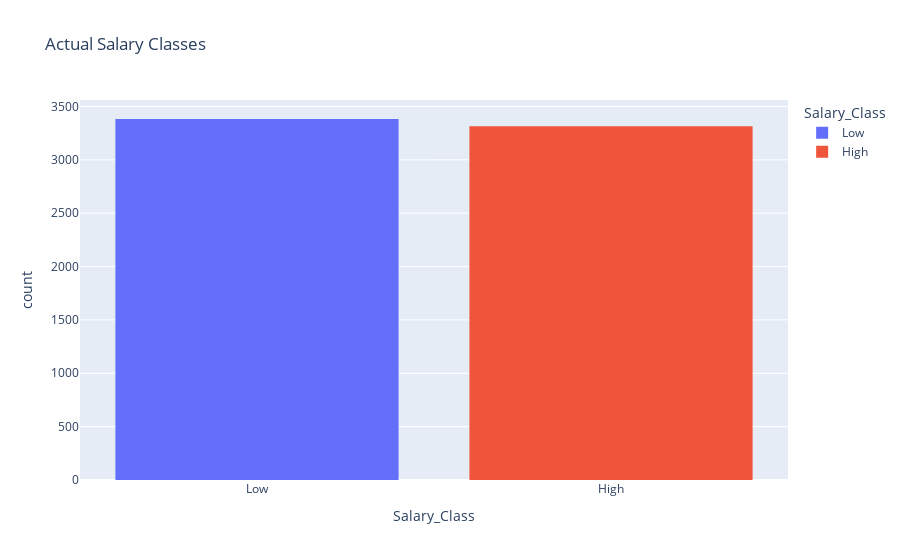

The notebook cell this image was saved under:
### Code cell
# Bar plot comparing actual and predicted salary classes for the classification models
fig_cls = px.histogram(data_encoded, x="Salary_Class", color="Salary_Class", title="Actual Salary Classes")
fig_cls.show()

### Figure 1 — Plotly figure (JSON) as saved in the notebook; plotly's stock layout.template omitted (floating-point values rounded to 4 significant figures; data arrays with more than 128 entries replaced by an {"elided": "..."} marker saying what was removed)
{"data": [{"alignmentgroup": "True", "bingroup": "x", "hovertemplate": "Salary_Class=%{x}<br>count=%{y}<extra></extra>", "legendgroup": "Low", "marker": {"color": "#636efa", "pattern": {"shape": ""}}, "name": "Low", "offsetgroup": "Low", "orientation": "v", "showlegend": true, "type": "histogram", "x": {"elided": "3383 str values"}, "xaxis": "x", "yaxis": "y"}, {"alignmentgroup": "True", "bingroup": "x", "hovertemplate": "Salary_Class=%{x}<br>count=%{y}<extra></extra>", "legendgroup": "High", "marker": {"color": "#EF553B", "pattern": {"shape": ""}}, "name": "High", "offsetgroup": "High", "orientation": "v", "showlegend": true, "type": "histogram", "x": {"elided": "3315 str values"}, "xaxis": "x", "yaxis": "y"}], "layout": {"barmode": "relative", "legend": {"title": {"text": "Salary_Class"}, "tracegroupgap": 0}, "title": {"text": "Actual Salary Classes"}, "xaxis": {"anchor": "y", "categoryarray": ["Low", "High"], "categoryorder": "array", "domain": [0, 1], "title": {"text": "Salary_Class"}}, "yaxis": {"anchor": "x", "domain": [0, 1], "title": {"text": "count"}}}}
